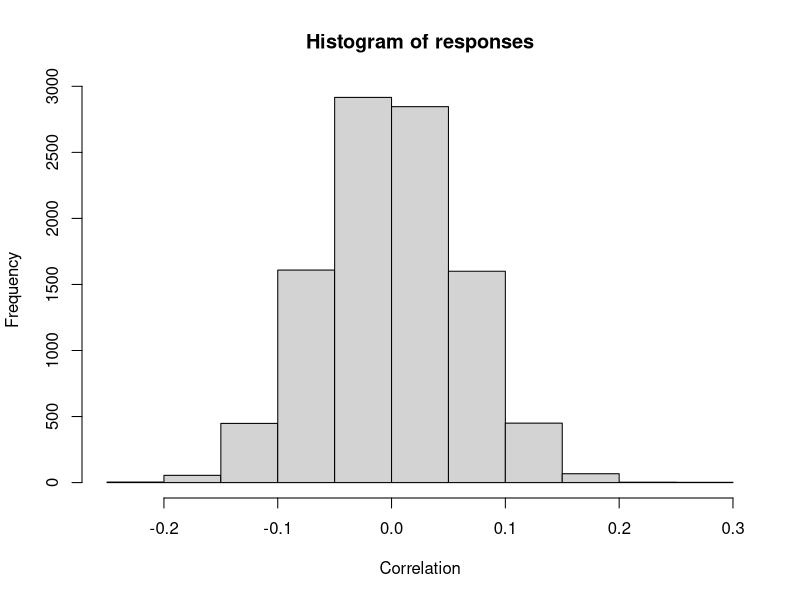
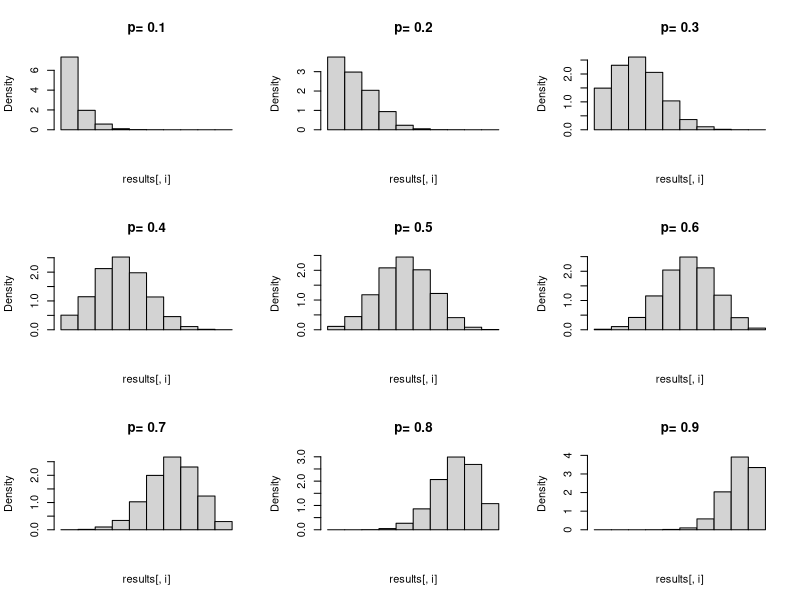
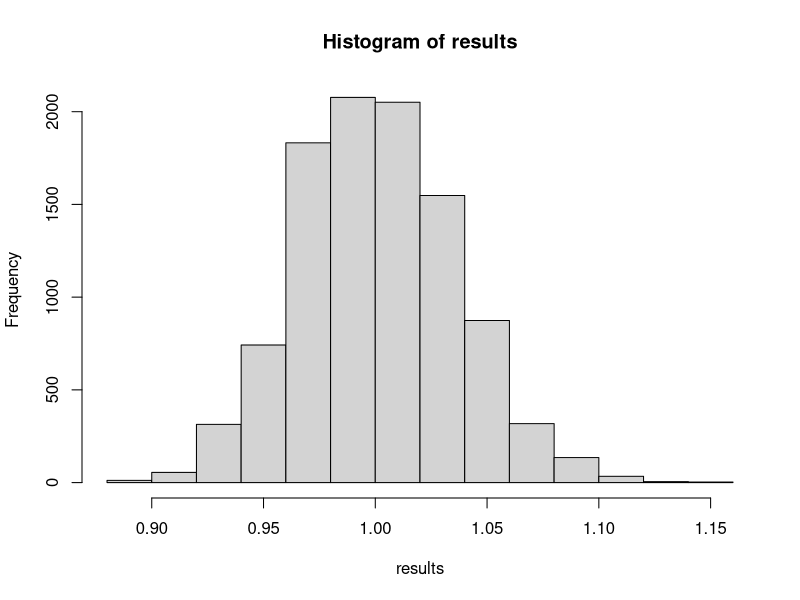
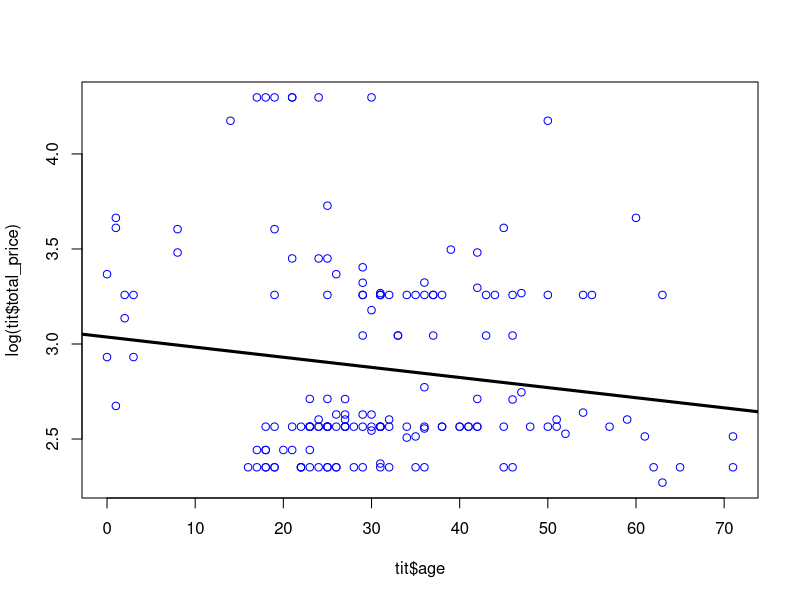
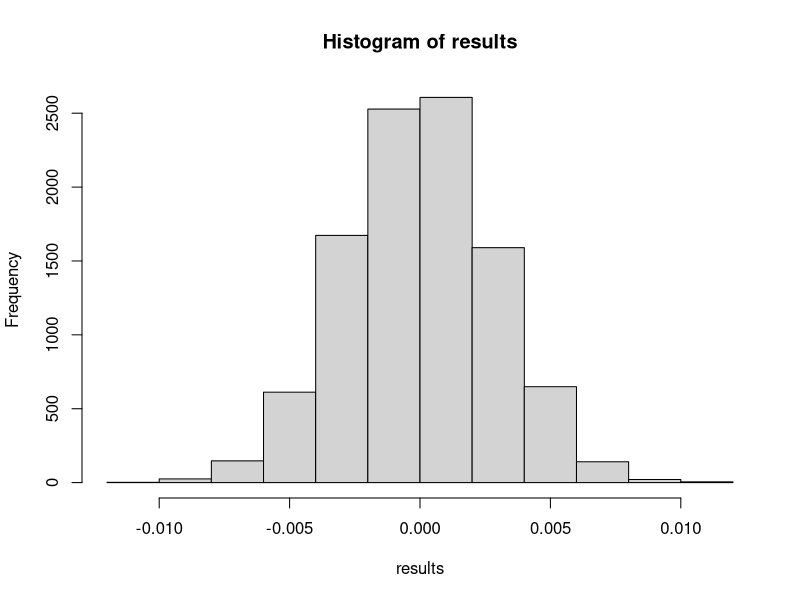

R code for these plots, in order:
df<-data.frame(
  sleep=c(7,8,9,6),
  college=c("Saga","Cendana","Cendana","Saga")
)

aggregate(sleep~college, data=df, mean)

#we want to permute the data
#we will use SAMPLE

set.seed(123456789)
sample(c("a","b","c"))

#create a new data frame with only college as the permuted variable

df_p<-df
df_p$college<-sample(df$college)

aggregate(sleep~college, data=df_p, mean)

#simulating permutations in R
data(faithful)
cor(faithful$eruptions,faithful$waiting)
#0.90

trials<-10000
responses<-numeric(trials)

cor(sample(faithful$eruptions), faithful$waiting)
#0.04

for(i in 1:trials)
  responses[i]<-cor(sample(faithful$eruptions), faithful$waiting)

hist(responses, xlab="Correlation")


#IN-CLASS PREP

titanic<-read.csv("titanic.csv", stringsAsFactors = F)

trials<-20
d<-5
res<-matrix(NA, trials, d)

for(i in 1:trials)
  res[i,]<-sample(1:10, 5, replace=F)

res[2,]
res[,5]

#IN-CLASS WORK

#Coin flipping simulation: Is Tim right?

p_val<-seq(0.1, 0.9, by=0.1)
p_dim<-length(p_val)
#number of coin tosses
n<-10
#number of trials
trials<-10000
outcomes<-c("H","T")

results<-matrix(NA, trials, p_dim)


for(i in 1:p_dim){
  for(j in 1:trials){
    sim_coin<-sample(outcomes, size=n, replace=T, prob=c(p_val[i], 1-p_val[i]))
    results[j,i]<-sum(sim_coin=="H")/n
  }
}

par(mfrow=c(3,3))
for(i in 1:p_dim){
  p<-hist(results[,i], probability = T, breaks=seq(0,1,by=0.1),
          xlim=c(0,1),
          main=paste("p=",p_val[i]),
          xaxt="n")

}

#TITANIC DATA
titanic<-read.csv("titanic.csv", stringsAsFactors = F)

freq_tables<-function(cat_data){
  tab<-table(cat_data) #create a table from the data that's been read in
  print(tab)
  print(tab/length(cat_data))
}

freq_tables(titanic$gender)
freq_tables(titanic$class)
freq_tables(titanic$survived)


freq_tables(titanic$age>=18)

table(titanic$survived, titanic$gender)
table(titanic$survived, titanic$gender) / nrow(titanic)*100

freq_tables(titanic$survived[titanic$gender=="Male"])*100
freq_tables(titanic$survived[titanic$gender=="Female"])*100

#simulation solution

response<-function(dying_people){
  death_rate_males<- 1- mean(dying_people$survived[dying_people$gender=="Male"])
  death_rate_females<- 1- mean(dying_people$survived[dying_people$gender=="Female"])
  death_rate_males/death_rate_females #finding the ratio of death rate between males and females
}


response(titanic)

permute<-function(){
  tmp<-titanic
  #permute gender
  tmp$gender<-sample(tmp$gender)
  
  response(tmp)
}

permute() #is our observed difference of 3 actually statistacally significant??

trials<-10000
#

results<-numeric(trials)

for(i in 1:trials){
  results[i]<-permute()
}

par(mfrow=c(1,1))
hist(results)


titanic$total_price<-titanic$ticket_pound + titanic$ticket_shilling/20 +titanic$ticket_penny/240

tit<-titanic[titanic$total_price!=0  & titanic$gender=="Male" & titanic$class=="2nd",]
model<-lm(log(tit$total_price)~tit$age, data=tit)

plot(log(tit$total_price)~tit$age, col="blue")
abline(model, lwd=3)
coef(model)
slope<-model$coefficients[2]
#is the slope significant

trials<-10000
results<-numeric(trials)

for(i in 1:trials){
  results[i]<-lm(log(total_price)~sample(age), data=tit)$coefficients[2]
  
}
hist(results)
mean(results<=slope | results>=-slope)
#p=0.06